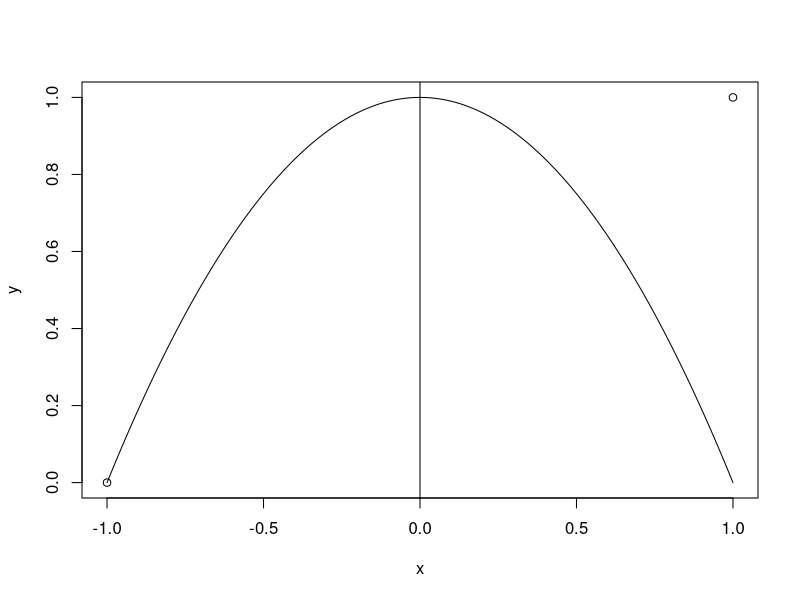

Here is the R script that generated this plot:
## ---- chunk 1
x <- seq(from = -1, to = 1, by = 0.01)
y <- (1 - x^2)
plot(x = c(-1, 1), y = c(0, 1), xlab = "x", ylab = "y")
lines(x, y)
abline(v = 0)
